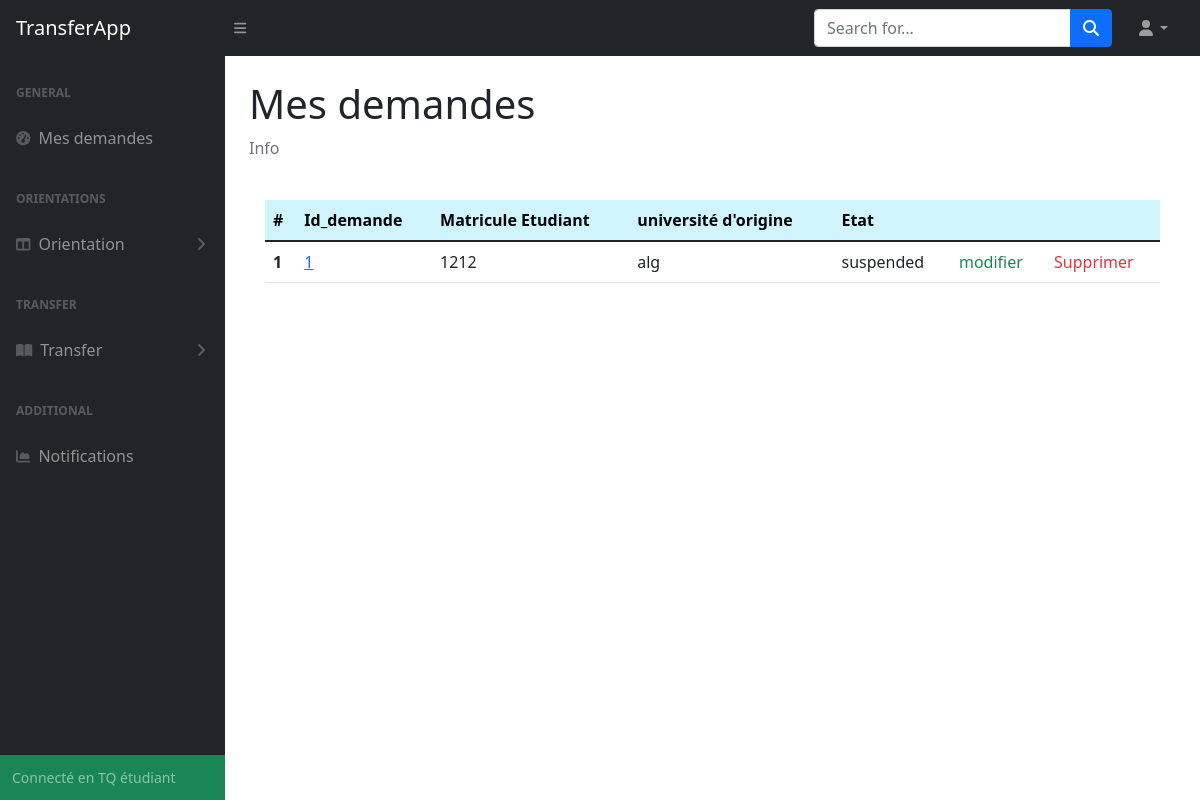
Before: /etudiant (signed in) with the older database file.
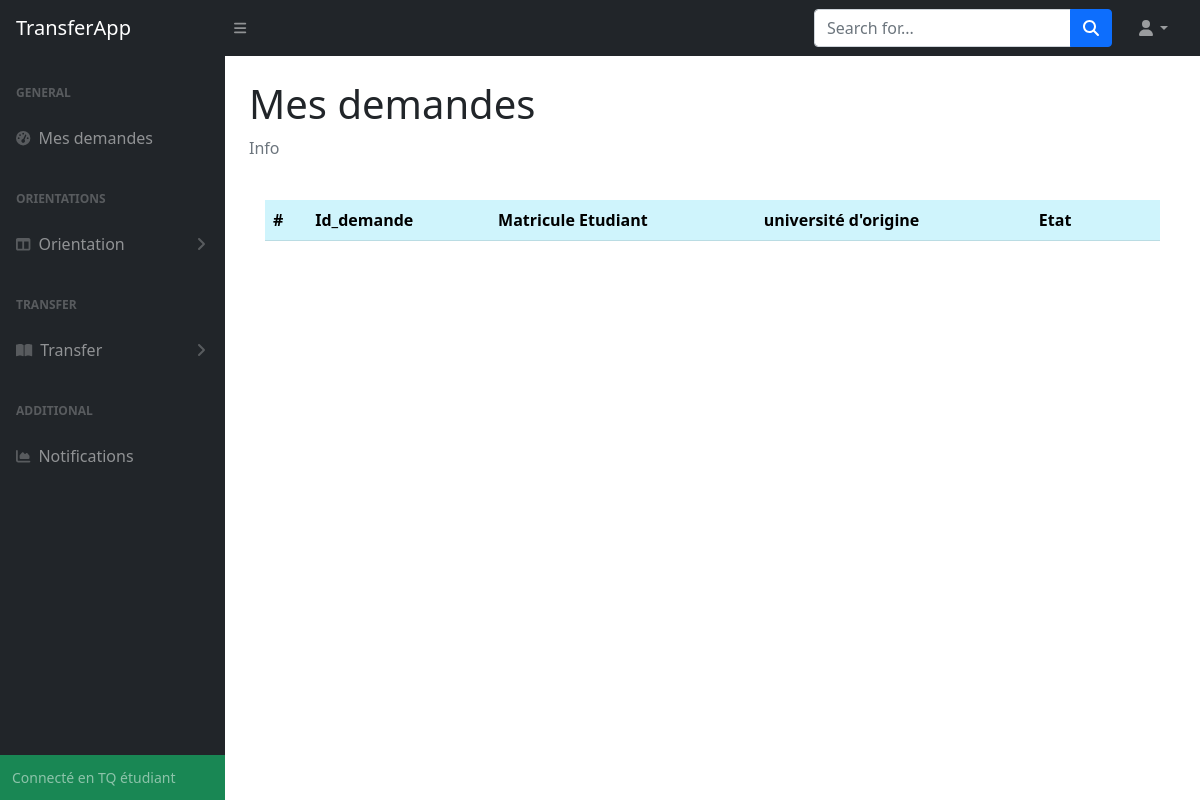
After: the same page with the newer database file.
### tables this page shows
CREATE TABLE "transfer_request" (
	"matricule"	INTEGER NOT NULL,
	"id_transfer"	INTEGER NOT NULL,
	"moyen_bac"	REAL NOT NULL,
	"filiere_bac"	TEXT NOT NULL,
	"niveau-etude"	TEXT NOT NULL,
	"date_premier_insc"	TEXT NOT NULL,
	"annee_bac"	INTEGER NOT NULL,
	"univ_origin"	TEXT NOT NULL,
	"conge_academic"	INTEGER NOT NULL,
	"etat"	TEXT NOT NULL,
	"choix1"	INTEGER NOT NULL,
	"choix2"	INTEGER NOT NULL,
	"choix3"	INTEGER NOT NULL,
	"choix4"	INTEGER NOT NULL,
	PRIMARY KEY("matricule"),
	FOREIGN KEY("choix4") REFERENCES "specialite"("id"),
	FOREIGN KEY("id_transfer") REFERENCES "transfer"("id"),
	FOREIGN KEY("matricule") REFERENCES "etudiant"("matricule"),
	FOREIGN KEY("choix2") REFERENCES "specialite"("id"),
	FOREIGN KEY("choix3") REFERENCES "specialite"("id"),
	FOREIGN KEY("choix1") REFERENCES "specialite"("id")
);

### App.py (the view)
@app.route('/etudiant')
def Student_index():
    if session.get("email") != None:
        StudentInfo = db.getStudentInfoByEmail(session.get("email"))
        matricule = StudentInfo[0]
        if db.getAllTransferRequests(matricule) != None:
            data = db.getAllTransferRequests(matricule)
            db.closeConnection()
            return render_template('etudiant/index.html', data = data)
        return render_template('etudiant/index.html')
    return redirect(url_for('login'))

### database_api.py (called while the page is built)
def closeConnection():
    print("closing connection...")
    con.close

def getStudentInfoByEmail(email):
    try:
        cursor.execute('select * from etudiant where email=:email',{'email':email})
    except Error as e:
        print(e)
        return None
    else:
        res = cursor.fetchone()
        return res

### templates/etudiant/index.html (shortened to what this page needs)
{% extends "etudiant/base.html" %}
{% block content %}
    <main>
        <div class="container-fluid px-4">
            <h1 class="mt-4">Mes demandes</h1>
            <ol class="breadcrumb mb-4">
                <li class="breadcrumb-item active">Info</li>
            </ol>
            <div class="card-body">
                <table class="table">
                    <thead>
                      <tr>
                        <th scope="col" class="table-info">#</th>
                        <th scope="col" class="table-info">Id_demande</th>
                        <th scope="col" class="table-info">Matricule Etudiant</th>
                        <th scope="col" class="table-info">université d'origine</th>
                        <th scope="col" class="table-info">Etat</th>
                        <th scope="col" class="table-info"></th>
                        <th scope="col" class="table-info"></th>
                      </tr>
                    </thead>
                    <tbody>
                        {% for item in data %}
                        <tr>
                            <th scope="row">{{data.index(item) + 1 }}</th>
                            <td><a href="/etudiant/demande_details/54">{{item['transfer_id']}}</a></td>
                            <td>{{item['matricule']}}</td>
                            <td>{{item['univ_origin']}}</td>
                            <td>{{item['etat']}}</td>
                            <td><a class="link-success text-decoration-none" href="{{url_for('EditTransfer', transfer_id = item['transfer_id'], matricule = item['matricule'])}}">modifier</a></td>
                            <td><a class="link-danger text-decoration-none" href="{{url_for('DeleteTransfer', transfer_id = item['transfer_id'], matricule = item['matricule'])}}">Supprimer</a></td>
                        </tr>
                        {% endfor %}
                    </tbody>
                  </table>
            </div>
            </div>
        </div>
{% endblock content %}

Changed rows visible on the page:
removed transfer_request: data.index(item)+1 "1", transfer_id "1", matricule "1212", univ_origin "alg", etat "suspended"
